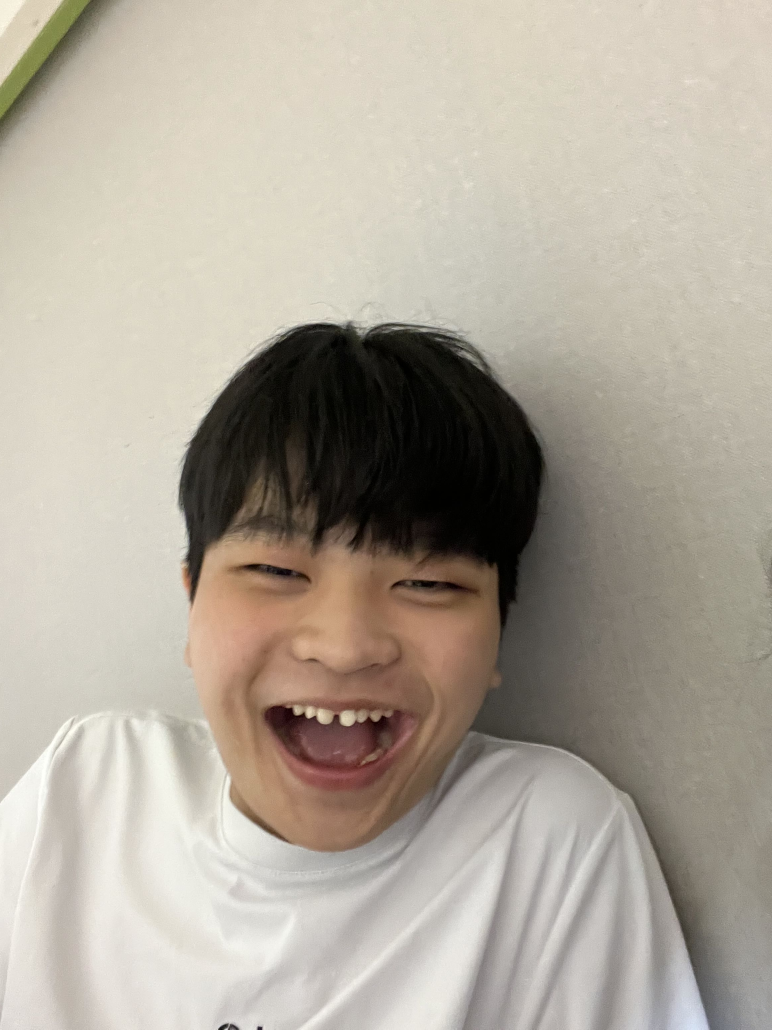
#> input picture yongin.jpg, 2316 x 3088 px (shown at 1/3 size)
$ python -i botsort.py   (imports and definitions only)
#> lines starting #> are read from the running program, lines starting #| are printed output that depends on the picture
#> further down, picture is the input picture: shape (3088, 2316, 3); mean B, G, R 155.3, 167.8, 175.7
"""Independent BoT-SORT: XYWH Kalman, two-stage IoU matching, and camera motion.

Based on the MIT-licensed algorithm by Nir Aharon et al. (2022),
https://github.com/NirAharon/BoT-SORT. No detector/framework dependency.
ReID remains disabled, as in the serving contract. IDs belong to one stream.
"""

from __future__ import annotations

import logging
from enum import IntEnum

import cv2
import lap
import numpy as np

from service._vendor.botsort.kalman_filter import KalmanFilter

LOGGER = logging.getLogger(__name__)


class TrackState(IntEnum):
    New = 0
    Tracked = 1
    Lost = 2
    Removed = 3


class Track:
    # [13 lines left out: functions __init__, xyxy, not called in this run]

    @property
    def end_frame(self):
        return self.frame_id

    # [48 lines left out: functions activate, update, iou_distance, associate, multi_gmc, not called in this run]


class GMC:
    """OpenCV camera motion, with safe reset on frame-size/feature loss."""

    def __init__(self, method="sparseOptFlow", downscale=2):
        self.method = "none" if method in (None, "None", "none") else method
        if self.method not in ("none", "sparseOptFlow", "orb", "sift", "ecc"):
            raise ValueError(f"unknown GMC method: {method}")
        self.downscale = downscale
        self.prev_frame = self.prev_points = self.prev_descriptors = None
        if self.method == "orb":
            self.detector = cv2.ORB_create(nfeatures=1000)
        elif self.method == "sift":
            self.detector = cv2.SIFT_create(
                nOctaveLayers=3, contrastThreshold=0.02, edgeThreshold=20
            )

    def apply(self, image, detections=None):
        identity = np.eye(2, 3, dtype=np.float64)
        if self.method == "none":
            return identity
        h, w = image.shape[:2]
#> h = 3088; w = 2316
        frame = cv2.resize(
            cv2.cvtColor(image, cv2.COLOR_BGR2GRAY),
            (max(1, w // self.downscale), max(1, h // self.downscale)),
        )
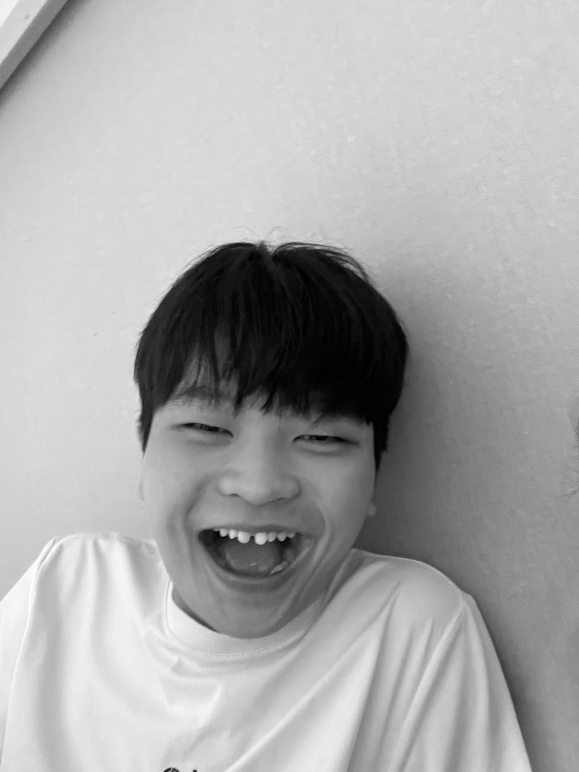
#> frame: shape (1544, 1158) (shown at 1/2 size); min 0, max 255, mean 168.8
        if self.prev_frame is not None and self.prev_frame.shape != frame.shape:
            self.prev_frame = self.prev_points = self.prev_descriptors = None
        before = self.prev_frame
        self.prev_frame = frame
        if self.method == "ecc":
            if before is None:
                return identity
            _, warp = cv2.findTransformECC(
                before,
                frame,
                identity.astype(np.float32),
                cv2.MOTION_EUCLIDEAN,
                (cv2.TERM_CRITERIA_EPS | cv2.TERM_CRITERIA_COUNT, 100, 1e-6),
            )
            warp[:, 2] *= self.downscale
            return warp
        if self.method == "sparseOptFlow":
            old = self.prev_points
            self.prev_points = cv2.goodFeaturesToTrack(frame, 1000, 0.01, 1, blockSize=3)
#> self.prev_points = 1000 rows, first 8: [392, 1541], [341, 1536], [387, 1540], [473, 1074], [455, 1070], [344, 1536], [328, 1542], [534, 1081]
            if before is None or old is None or len(old) < 5:
                return identity
            new, status, _ = cv2.calcOpticalFlowPyrLK(before, frame, old, None)
            if new is None or status is None:
                return identity
            valid = status.ravel() == 1
            old, new = old[valid], new[valid]
        else:
            mask = np.zeros_like(frame)
            fh, fw = frame.shape
            mask[int(0.02 * fh) : int(0.98 * fh), int(0.02 * fw) : int(0.98 * fw)] = 255
            if detections is not None:
                for box in detections:
                    x1, y1, x2, y2 = np.maximum(0, np.asarray(box[:4]) / self.downscale).astype(int)
                    mask[y1:y2, x1:x2] = 0
            points, descriptors = self.detector.detectAndCompute(frame, mask)
            old_points, old_descriptors = self.prev_points, self.prev_descriptors
            self.prev_points, self.prev_descriptors = points, descriptors
            if old_descriptors is None or descriptors is None or len(descriptors) < 2:
                return identity
            matcher = cv2.BFMatcher(cv2.NORM_HAMMING if self.method == "orb" else cv2.NORM_L2)
            pairs = matcher.knnMatch(old_descriptors, descriptors, k=2)
            matches = [
                a
                for pair in pairs
                if len(pair) == 2
                for a, b in [pair]
                if a.distance < 0.9 * b.distance
            ]
            old = np.asarray([old_points[m.queryIdx].pt for m in matches], dtype=np.float32)
            new = np.asarray([points[m.trainIdx].pt for m in matches], dtype=np.float32)
        if len(old) < 5:
            return identity
        warp, _ = cv2.estimateAffinePartial2D(old, new, method=cv2.RANSAC)
        if warp is None or not np.isfinite(warp).all():
            return identity
        warp[:, 2] *= self.downscale
        return warp


class BOTSORT:
    # [10 lines left out: function __init__, not called in this run]

    def reset(self):
        self.__init__(self.args)

    # [94 lines left out: function update, not called in this run]

>>> import cv2
>>> picture = cv2.imread('../yongin.jpg')
>>> result = GMC().apply(picture)
#> result = [[1, 0, 0], [0, 1, 0]]
